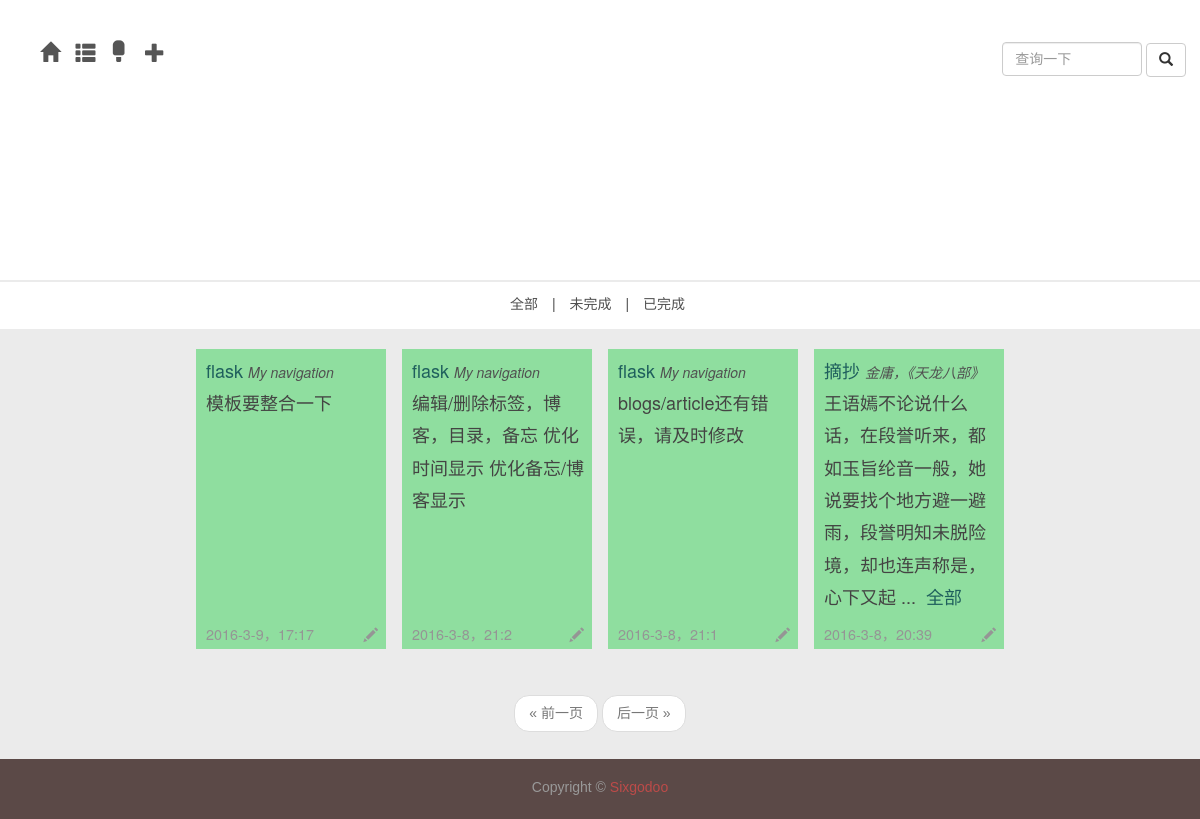
Before: /daily with the older database file.
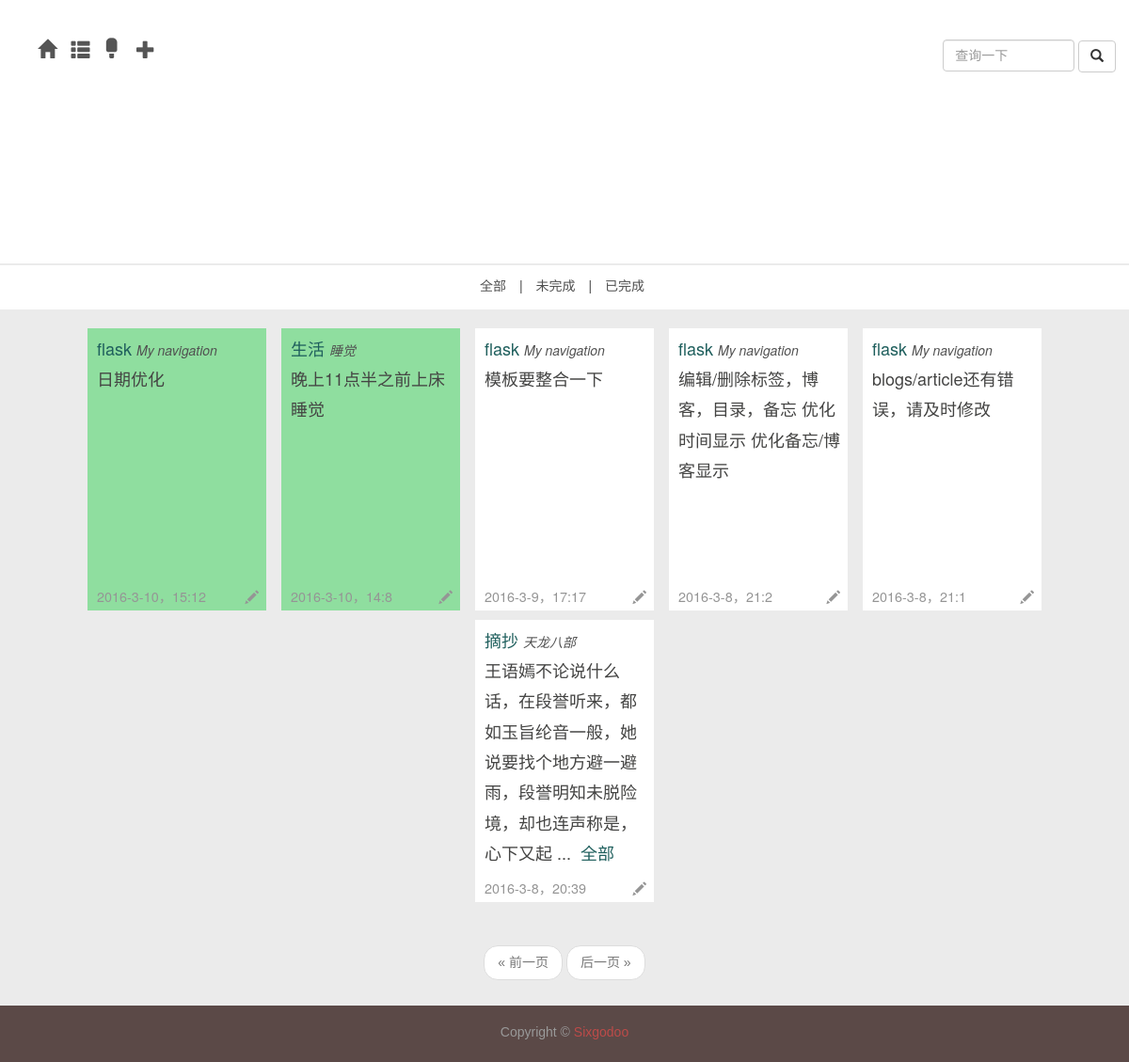
After: the same page with the newer database file.
### app/models.py (models this page shows, shortened)
class Item(db.Model):
	__tablename__ = 'items'
	id = db.Column(db.Integer, primary_key = True)
	name = db.Column(db.String, index = True)
	tag_id = db.Column(db.Integer, db.ForeignKey('tags.id'))
	timestamp = db.Column(db.DateTime,index=True,default=datetime.now)
	flags = db.Column(db.SmallInteger)								   # 16 bits integer, now 0 means not abandoned 2016.03.04 12:59:26
	text = db.Column(db.Text)

class Tag(db.Model):
	__tablename__ = 'tags'
	id = db.Column(db.Integer, primary_key = True)
	name = db.Column(db.String, unique = True)
	items = db.relationship('Item', backref = 'tag')

### app/main/views.py (the view)
@main.route('/daily',methods=['GET','POST'])
def daily():
	form = QueryItemForm()
	page = request.args.get('page',1,type=int)
	if form.validate_on_submit():
		pagination = Item.query.filter_by(name=form.item_name.data).\
			order_by(Item.timestamp.desc()).\
			paginate(page,per_page=current_app.config['FLASKY_POSTS_PER_PAGE'],error_out=False)
		items = pagination.items
		return render_template('daily.html',title=u"检索",items=items,form=form,pagination=pagination)
	pagination = Item.query.order_by(Item.timestamp.desc()).paginate(page,per_page=current_app.config['FLASKY_POSTS_PER_PAGE'],error_out=False)
	items = pagination.items
	return render_template('daily.html',title=u"日常",items=items,form=form,pagination=pagination)

### app/main/forms.py
class QueryItemForm(Form):
	item_name = StringField('',\
		validators=[Required()])
	submit = SubmitField(u'查询')

### app/templates/daily.html (shortened to what this page needs)
{% extends "new_base.html" %}
{% import "bootstrap/wtf.html" as wtf %}
{% block head %}
	{{super()}}
	<link href={{ url_for('static',filename='daily.css') }} rel="stylesheet">
{% endblock %}
{% block topnav %}
<div class="top-nav">
<ul class="list-inline">
	<li role="presentation"><a href={{url_for('main.daily')}}>全部</a></li>
	<li>|</li>
	<li role="presentation"><a href={{url_for('main.daily_req',req_id=0)}}>未完成</a></li>
	<li>|</li>
	<li role="presentation"><a href={{url_for('main.daily_req',req_id=1)}}>已完成</a></li>
</ul>
</div>
{% endblock %}
{%block nav_extent%}
<div class="nav-ul lg">
	<div class="dropdown">
	<a class="dropdown-toggle" data-toggle="dropdown" role="button" aria-haspopup="true" aria-expanded="false">
		<span class="glyphicon glyphicon-plus" aria-hidden="true"></span>
	</a>
</div>
</div>
{%endblock%}
{% block content %}
	<div class="main">
	{% if items %}
	{% for item in items %}
	<article {% if item.flags %}class="post post-ok"{% else %}class="post post-not"{%endif%}>
		<header class="post-text">
			<p>
				<a href={{url_for('main.tag',tag_id=item.tag.id)}}>{{item.tag.name}}</a>
				<a href={{url_for('main.item',item_id=item.id)}}><i style="font-size:14px;">{{item.name}}</i></a>
			</p>
			<p>{{item.text[:57]}}
				{% if item.text[58] %}
				...&nbsp; <a href={{url_for('main.item',item_id=item.id)}}>全部</a>
				{% endif %}
			</p>
					<p class="post-time">
						{{item.timestamp.year}}-{{item.timestamp.month}}-{{item.timestamp.day}}，{{item.timestamp.hour}}:{{item.timestamp.minute}}
					</p>
					<div class="post-edit">
						<a href={{url_for('main.edit_item',item_id=item.id)}}>
							<span class="glyphicon glyphicon-pencil"></span>
						</a>
					</div>
				</header>
</article>
{% endfor %}
{% endif %}
</div>
<div class="container">
	<div class="nav-query">
		<form action="" method="post" name="item_query">
				{{form.item_name(class="form-control",placeholder="查询一下")}}
				<button class="btn btn-default" type="submit" style="inline-block">
					<span class="glyphicon glyphicon-search"></span>
				</button>
		</form>
	</div>
</div>
{% endblock %}
{% block page %}
{% if pagination %}
<div class="pagination my-pagination">
	<div class="container">
		{{macros.pagination_widget(pagination,'main.daily')}}
	</div>
</div>
{% endif %}
{% endblock %}

### app/templates/new_base.html (shortened to what this page needs)
{% extends "base.html" %}
{% import "bootstrap/wtf.html" as wtf %}
{% import "_macros.html" as macros %}
{% block head %}
	<link href={{ url_for('static',filename='new_base.css') }} rel="stylesheet">
{% endblock %}
{% block body %}
<header class="header">
</header>
{% block topnav %}{% endblock %}
{% block content %}{% endblock %}
{% block page %}{% endblock %}
<div class="filler">
</div>
<div class="copyright">
  <div class="container">
    <span>Copyright &copy; <a href={{url_for('main.index')}}>Sixgodoo</a></span>
  </div>
</div>
<div class="container">
  <div class="nav">
      <a href={{url_for('main.index')}} id="back-to-top" class="lg">
        <span class="glyphicon glyphicon-home">
        </span>
      </a>
      <div class="nav-ul lg">
        <div class="dropdown">
        <a class="dropdown-toggle" data-toggle="dropdown" role="button" aria-haspopup="true" aria-expanded="false">
          <span class="glyphicon glyphicon-th-list" aria-hidden="true"></span>
        </a>
      </div>
      </div>
      {% if current_user.is_authenticated %}
      <a href={{url_for('auth.logout')}} class="lg">
        <span class="glyphicon glyphicon-ice-lolly-tasted" title="登出">
        </span>
      </a>
      {% else %}
      <a href={{url_for('auth.login')}} class="lg">
        <span class="glyphicon glyphicon-ice-lolly" title="登陆">
        </span>
      </a>
      {% endif %}
      {% block nav_extent %}{% endblock %}
  </div>
</div>
{% endblock %}

### app/templates/base.html (shortened to what this page needs)
<!DOCTYPE HTML>
<html lang="zh-CN">
<head>
  	<link href={{ url_for('static',filename='bootstrap/css/bootstrap.min.css') }} rel="stylesheet">
	{% block head %}{% endblock %}
</head>
<body>
    {% block body %}{% endblock %}
</body>
</html>

### app/templates/_macros.html
{% macro pagination_widget(pagination, endpoint, fragment='') %}
<nav>
<ul class="pager">
    <li {% if not pagination.has_prev %} class="disabled"{% endif %}>
        <a href="{% if pagination.has_prev %}{{ url_for(endpoint, page=pagination.prev_num, **kwargs) }}{{ fragment }}{% else %}#{% endif %}">
           <span aria-hidden="true"> &laquo;</span> 前一页
        </a>
    </li>
    <li{% if not pagination.has_next %} class="disabled"{% endif %}>
        <a href="{% if pagination.has_next %}{{ url_for(endpoint, page=pagination.next_num, **kwargs) }}{{ fragment }}{% else %}#{% endif %}">后一页
            <span aria-hidden="true">&raquo;</span>
        </a>
    </li>
</ul>
</nav>
{% endmacro %}

### app/static/new_base.css (style rules this page uses)
body { min-height: 700px; color: #555; font-size: 14px; line-height:1.75em; background:#ebebeb; position:relative; font-family: Helvetica, Arial, STXihei, "华文细黑", "Microsoft YaHei", "微软雅黑", sans-serif; }
.header { height: 20em; background-color: #FFFFFF; }
.top-nav { padding-top: 10px; padding-bottom: 2px; border-top: 2px solid #EBEBEB; background-color: #FFFFFF; margin-bottom: 20px; text-align: center; }
.top-nav a { color:#505050; }
.copyright { display: block; position: absolute; bottom: 0; width: 100%; height: 60px; background-color: #5B4947; text-align: center; padding-top:1.2em; color: #999; bottom: 0; }
.copyright a { color: #BD4B49; }
.nav { padding: 0.2em 0.5em; position: fixed; left: 2em; top: 2em; width: auto; }
.nav a { color: #555; }
.nav-query { position: fixed; right: 1em; top:3em; width: auto; }
.nav-query .form-control { display: inline-block; width:10em; margin-right: 0; }
.nav-ul { display: inline-block; padding-left: 0.3em; }
.lg { padding: 10px 5px; font-size: 20px; margin-bottom: -10px; }
.filler { height: 100px; }
.my-pagination { display: block; bottom: 100px; margin: 0; width: 100%; height: 60px; text-align: center; padding-top:1.2em; }
.my-pagination a { color:#333; }

### app/static/daily.css (style rules this page uses)
.main { display: flex; flex-direction: row; flex-wrap: wrap; justify-content:center; align-items: flex-start; }
.post { width: 190px; height: 300px; padding-left: 10px; padding-right: 7px; background:#FFFFFF; margin-left: 8px; margin-right: 8px; margin-bottom: 10px; position:relative; overflow:hidden; }
.post-text i { color: #505050; }
.post a { color: #1F5F5D; }
.post p { margin: 0; }
.post-ok { background-color: #FFFFFF; }
.post-not { background-color: rgba(101, 217, 125, 0.68); }
.post-text { margin: 5px 0; color: #444443; font:normal 18px/1.8 "Helvetica Neue", "Helvetica", "Arial", "Hiragino Sans GB", "Microsoft Yahei", "WenQuanYi Micro Hei", "sans-serif"; }
.post-edit { position: absolute; bottom: 1px; right: 8px; font-size: 0.8em; }
.post-edit a { color: #959595; }
.post-time { position: absolute; bottom: 2px; font-size: 0.8em; color: #959595; }

### app/templates/base.html (style rules this page uses)
article, aside, details, figcaption, figure, footer, header, hgroup, menu, nav, section { display: block; }

Changed rows visible on the page:
added Item: tag.name "flask", name "My navigation", text "日期优化", timestamp.year "2016", timestamp.month "3", timestamp.day "10", timestamp.hour "15", timestamp.minute "12"
added Item: tag.name "生活", name "睡觉", text "晚上11点半之前上床睡觉", timestamp.year "2016", timestamp.month "3", timestamp.day "10", timestamp.hour "14", timestamp.minute "8"
changed Item "模板要整合一下": flags 0 → 1 (drawn)
changed Item "编辑/删除标签，博客，目录，备忘 优化时间显示 优化备忘/博客显示": flags 0 → 1 (drawn)
changed Item "blogs/article还有错误，请及时修改": flags 0 → 1 (drawn)
changed Item "王语嫣不论说什么话，在段誉听来，都如玉旨纶音一般，她说要找个地方避一避雨，段誉明知未脱险境，却也连声称是，心下又起": flags 0 → 1 (drawn); name "金庸，《天龙八部》" → "天龙八部"
